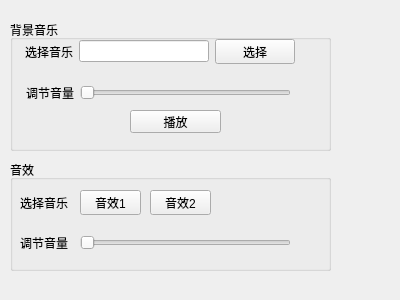
<?xml version="1.0" encoding="UTF-8"?>
<ui version="4.0">
 <class>AudioMixSetting</class>
 <widget class="QWidget" name="AudioMixSetting">
  <property name="geometry">
   <rect>
    <x>0</x>
    <y>0</y>
    <width>400</width>
    <height>300</height>
   </rect>
  </property>
  <property name="windowTitle">
   <string>Form</string>
  </property>
  <widget class="QGroupBox" name="groupBox">
   <property name="geometry">
    <rect>
     <x>10</x>
     <y>20</y>
     <width>321</width>
     <height>131</height>
    </rect>
   </property>
   <property name="title">
    <string>背景音乐</string>
   </property>
   <widget class="QSlider" name="audioadjust">
    <property name="geometry">
     <rect>
      <x>70</x>
      <y>60</y>
      <width>211</width>
      <height>25</height>
     </rect>
    </property>
    <property name="maximum">
     <number>100</number>
    </property>
    <property name="orientation">
     <enum>Qt::Horizontal</enum>
    </property>
   </widget>
   <widget class="QWidget" name="">
    <property name="geometry">
     <rect>
      <x>15</x>
      <y>19</y>
      <width>270</width>
      <height>25</height>
     </rect>
    </property>
    <layout class="QHBoxLayout" name="horizontalLayout">
     <item>
      <widget class="QLabel" name="label_2">
       <property name="text">
        <string>选择音乐</string>
       </property>
      </widget>
     </item>
     <item>
      <widget class="QLineEdit" name="audiopath"/>
     </item>
     <item>
      <widget class="QPushButton" name="pushButton">
       <property name="text">
        <string>选择</string>
       </property>
      </widget>
     </item>
    </layout>
   </widget>
   <widget class="QLabel" name="label_3">
    <property name="geometry">
     <rect>
      <x>16</x>
      <y>60</y>
      <width>48</width>
      <height>25</height>
     </rect>
    </property>
    <property name="text">
     <string>调节音量</string>
    </property>
   </widget>
   <widget class="QPushButton" name="playBtn">
    <property name="geometry">
     <rect>
      <x>120</x>
      <y>90</y>
      <width>91</width>
      <height>23</height>
     </rect>
    </property>
    <property name="text">
     <string>播放</string>
    </property>
   </widget>
  </widget>
  <widget class="QGroupBox" name="groupBox_2">
   <property name="geometry">
    <rect>
     <x>10</x>
     <y>160</y>
     <width>321</width>
     <height>111</height>
    </rect>
   </property>
   <property name="title">
    <string>音效</string>
   </property>
   <widget class="QLabel" name="label">
    <property name="geometry">
     <rect>
      <x>10</x>
      <y>30</y>
      <width>54</width>
      <height>25</height>
     </rect>
    </property>
    <property name="text">
     <string>选择音乐</string>
    </property>
   </widget>
   <widget class="QPushButton" name="audiomix1">
    <property name="geometry">
     <rect>
      <x>70</x>
      <y>30</y>
      <width>61</width>
      <height>25</height>
     </rect>
    </property>
    <property name="text">
     <string>音效1</string>
    </property>
    <property name="checkable">
     <bool>true</bool>
    </property>
    <property name="checked">
     <bool>false</bool>
    </property>
   </widget>
   <widget class="QPushButton" name="audiomix2">
    <property name="geometry">
     <rect>
      <x>140</x>
      <y>30</y>
      <width>61</width>
      <height>25</height>
     </rect>
    </property>
    <property name="text">
     <string>音效2</string>
    </property>
    <property name="checkable">
     <bool>true</bool>
    </property>
    <property name="checked">
     <bool>false</bool>
    </property>
   </widget>
   <widget class="QLabel" name="label_4">
    <property name="geometry">
     <rect>
      <x>10</x>
      <y>70</y>
      <width>54</width>
      <height>25</height>
     </rect>
    </property>
    <property name="text">
     <string>调节音量</string>
    </property>
   </widget>
   <widget class="QSlider" name="audioadjust2">
    <property name="geometry">
     <rect>
      <x>70</x>
      <y>70</y>
      <width>211</width>
      <height>25</height>
     </rect>
    </property>
    <property name="maximum">
     <number>100</number>
    </property>
    <property name="orientation">
     <enum>Qt::Horizontal</enum>
    </property>
   </widget>
  </widget>
 </widget>
 <resources/>
 <connections/>
</ui>
